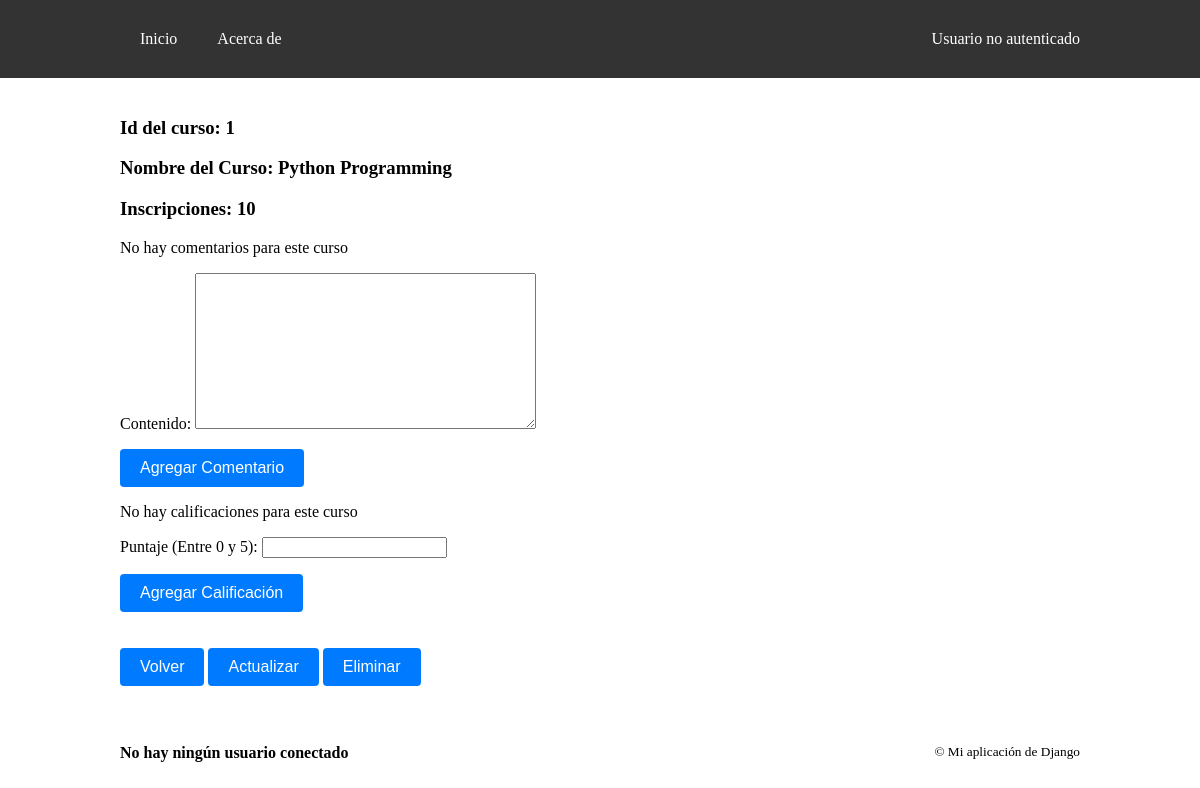
The page /myapp/curso/1 on the database as committed earlier.
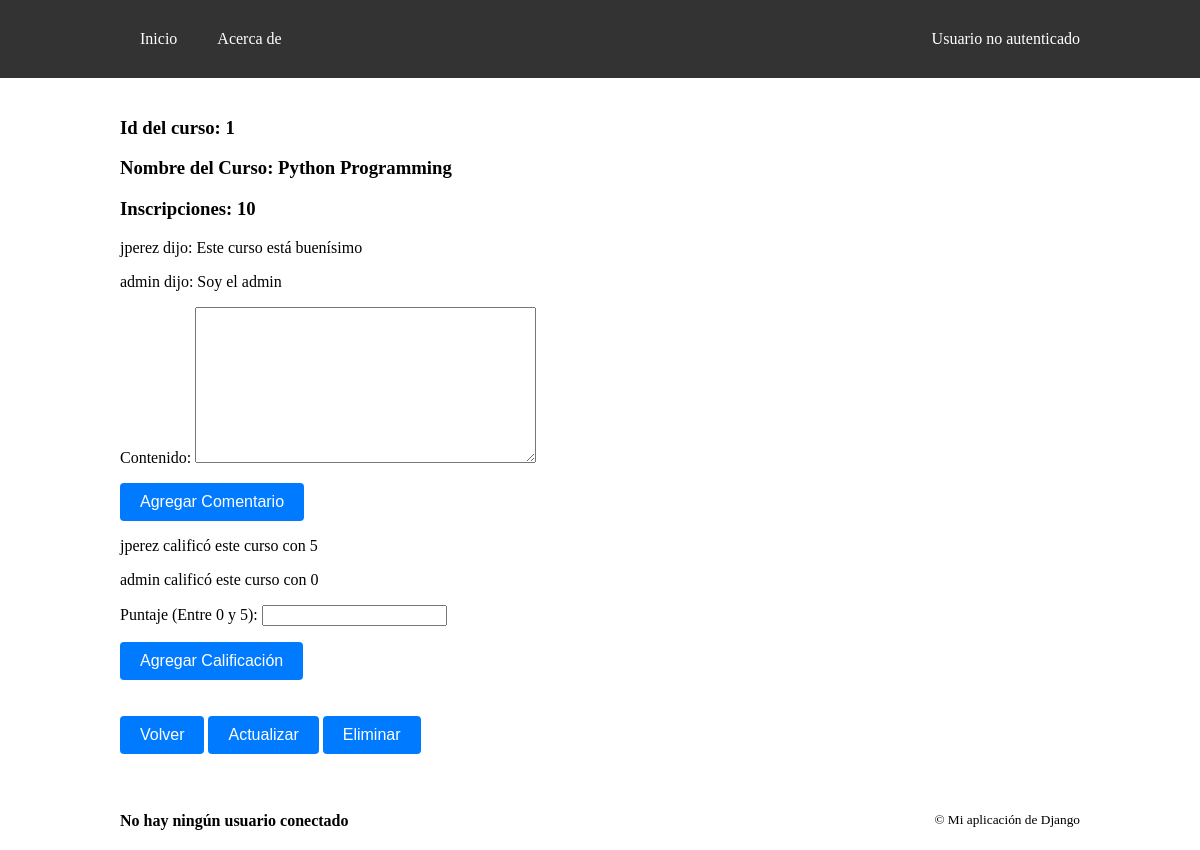
The same page on the database as committed later.
### myapp/models.py (models this page shows)
class Curso(models.Model):
    TURNOS = (
            ("Mañana", "Mañana"),
            ("Tarde", "Tarde"),
            ("Noche", "Noche")
        )
    nombre = models.CharField(max_length=128)
    inscripciones = models.IntegerField()
    turno = models.CharField(max_length=128, choices=TURNOS, default=1)
    profesor = models.ForeignKey(Profesor, on_delete=models.SET_NULL, null=True, related_name="cursos")

class Comentario(models.Model):
    usuario = models.ForeignKey(User, on_delete=models.CASCADE)
    curso = models.ForeignKey(Curso, on_delete=models.CASCADE)
    contenido = models.TextField()
    fecha_publicacion = models.DateTimeField(auto_now_add=True)

class Calificacion(models.Model):
    usuario = models.ForeignKey(User, on_delete=models.CASCADE)
    curso = models.ForeignKey(Curso, on_delete=models.CASCADE)
    puntaje = models.IntegerField()

### myapp/views.py (the view)
# urls.py: path("curso/<int:pk>", views.curso, name="curso"),
def curso(request, pk):
    try:
        curso = Curso.objects.get(id=pk)
        comentarios = Comentario.objects.filter(curso=curso)
        calificaciones = Calificacion.objects.filter(curso=curso)
        comentario_form = ComentarioForm()
        calificacion_form = CalificacionForm()
    except Curso.DoesNotExist:
        raise Http404
    ctx = {
        "curso": curso,
        "comentarios": comentarios,
        "calificaciones": calificaciones,
        "comentario_form": comentario_form,
        "calificacion_form": calificacion_form
        }
    return render(request, "myapp/curso.html", ctx)

### myapp/forms.py (shortened to what this page needs)
class ComentarioForm(forms.ModelForm):
    class Meta:
        model = Comentario
        fields = ['contenido']

class CalificacionForm(forms.ModelForm):
    class Meta:
        model = Calificacion
        fields = ['puntaje']
        labels = {'puntaje': 'Puntaje (Entre 0 y 5)'}

### myapp/templates/myapp/curso.html (shortened to what this page needs)
{% extends "myapp/layout.html" %}
{% block content %}
<h3>Id del curso: {{ curso.id }}</h3>
<h3>Nombre del Curso: {{ curso.nombre }}</h3>
<h3>Inscripciones: {{ curso.inscripciones }}</h3>
{% for comentario in comentarios %}
    <p>{{ comentario.usuario.username }} dijo: {{ comentario.contenido }}</p>
{% empty %}
    <p>No hay comentarios para este curso</p>
{% endfor %}
<form method="post" action="{% url 'agregar_comentario' curso.id %}">
    {{ comentario_form.as_p }}
    <button type="submit">Agregar Comentario</button>
</form>
{% for calificacion in calificaciones %}
    <p>{{ calificacion.usuario.username }} calificó este curso con {{ calificacion.puntaje }}</p>
{% empty %}
    <p>No hay calificaciones para este curso</p>
{% endfor %}
<form method="post" action="{% url 'agregar_calificacion' curso.id %}">
    {{ calificacion_form.as_p }}
    <button type="submit">Agregar Calificación</button>
</form>
<br><br>
<a href="{% url 'cursos' %}"><button>Volver</button></a>
<a href="{% url 'actualizar_curso' curso.id %}"><button>Actualizar</button></a>
<a href="{% url 'eliminar_curso' curso.id %}"><button>Eliminar</button></a>
<br>
{% endblock %}

### myapp/templates/myapp/layout.html (shortened to what this page needs)
{% load static %}
<!DOCTYPE html>
<html lang="es">
<head>
    <link rel="stylesheet" type="text/css" href='{% static "myapp/styles.css" %}'>
</head>
<body>
    <nav>
        <div class="container">
            <a href="{% url 'cursos' %}">Inicio</a>
            <a href="{% url 'acerca_de' %}">Acerca de</a>
            {% if user.is_authenticated %}
                <span>Bienvenido {{ user }}</span>
            {% else %}
                <span>Usuario no autenticado</span>
            {% endif %}
        </div>
    </nav>
    <main>
        <div class="container-noflex">
            {% block content %}
            {% endblock %}
        </div>
    </main>
    <footer>
        <br>
        <div class="container">
            {% if user.is_authenticated %}
                <div>Usuario en línea: <strong>{{ user }}</strong></div>
            {% else %}
                <div><strong>No hay ningún usuario conectado</strong></div>
            {% endif %}
            <small>&copy; Mi aplicación de Django</small>
        </div>
    </footer>
</body>
</html>

### myapp/static/myapp/styles.css (style rules this page uses)
body { margin: 0; padding: 0; }
nav { background-color: #333; color: white; padding: 10px 0; }
nav a { color: white; text-decoration: none; margin: 0 20px; }
nav span:last-child { margin-left: auto; }
.container { display: flex; justify-content: space-between; max-width: 960px; margin: 0 auto; padding: 20px; }
.container-noflex { max-width: 960px; margin: 0 auto; padding: 20px; }
button { background-color: #007bff; color: #fff; padding: 10px 20px; font-size: 16px; border: none; border-radius: 4px; cursor: pointer; }

Rows that differ between the two databases and show on the page:
added Comentario: usuario.username "jperez", contenido "Este curso está buenísimo"
added Comentario: usuario.username "admin", contenido "Soy el admin"
added Calificacion: usuario.username "jperez", puntaje "5"
added Calificacion: usuario.username "admin", puntaje "0"
Other text that changed with them:
text no longer shown: "No hay comentarios para este curso No hay calificaciones para este curso"
